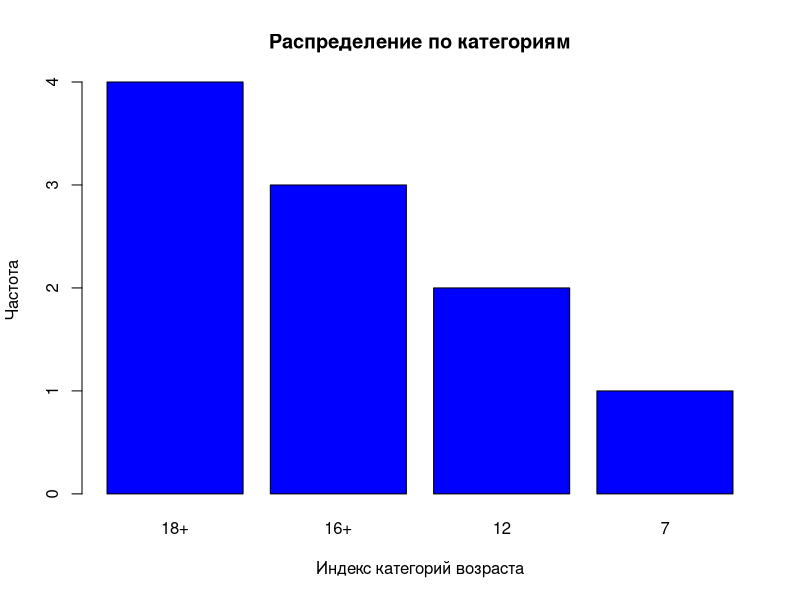

Write R code to recreate this figure.
# 'Age': ['12', '18+', '16+', '16+', '18+', '16+', '18+', '12', '7', '18+'] 

# нужно создать dataFrame и реализовать аналог value_couts

# строковые данные (категории)

# частоты (сколько фильмов каждого возраста)

df <- data.frame(
  Age = c('12', '18+', '16+', '16+', '18+', '16+', '18+', '12', '7', '18+')
)

print(df)

# структура
str(df)

# аналог value_counts из ipynb нужно реализовать

# нужно реализовать логику в R
# ? количество появленией каждого уникального элемента в колонке Age
# метод table
age_couts <- table(df$Age)

# sort ... параметр decreasing = TRUE (сортировка по убыванию)

# sort ???

age_couts <- sort( age_couts , decreasing = TRUE)

# _________________________

# 1) вывести идексные значения 
# names
print(names(age_couts))
# 2) вывести значения частот 
# as.vector
print(as.vector(age_couts))


#________________
# визуализируем # barplor (столбчатая диаграмма)

barplot(age_couts,
        col = "blue",
        main = "Распределение по категориям",
        xlab = "Индекс категорий возраста",
        ylab = "Частота",
        border = "black")
